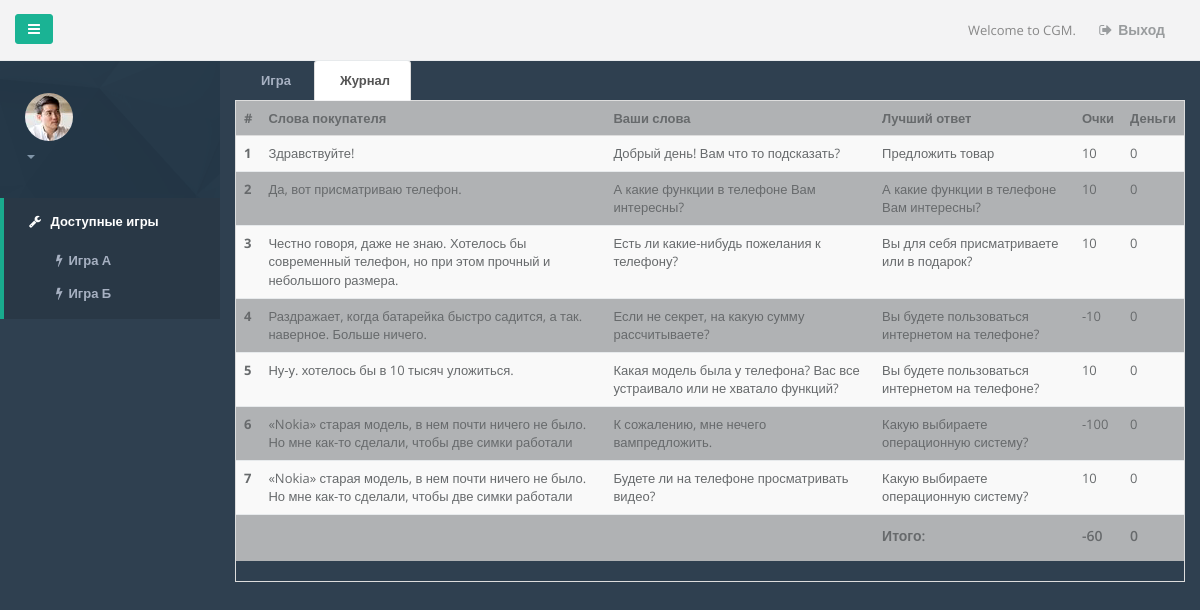
/tree/session/3ecc2ac6a6aed95c3a60f38fcf2649484fa6/, run on the app's committed database.
### tree/models.py (models this page shows, shortened)
class Answer(models.Model):
    text_answer = models.CharField(
        max_length=200, verbose_name=u'Текст ответа')
    depth = models.IntegerField(default=0)
    def __str__(self):
        return self.text_answer

class User_rezult(models.Model):
    user_output = models.ForeignKey(User)
    question_output = models.CharField(max_length=200)
    answer_output = models.ForeignKey(Answer,blank = True,null = True)
    type_quest = models.CharField(max_length=200)
    point = models.IntegerField(default=0)
    money = models.IntegerField(default=0)
    session_output = models.CharField(max_length=36)
    date_create = models.DateTimeField(auto_now=True)
    best_choise = models.CharField(max_length=150)
    def displaying(self):
        d = {}
        d["user_output"] = self.user_output
        d["question_output"] = self.question_output
        d["best_choise"] = self.best_choise
        d["answer_output"] = self.answer_output
        d["point"] = self.point
        d["money"] = self.money
        return d

### tree/views.py (the view)
# urls.py: url(r'^session/(?P<guid>.*)/$', game_history, name='game_history'),
def game_history(request, guid):
    context = {}
    context = for_game_history(request, guid, context)
    context = for_game(request, 1081, 0, context)
    context["active_game"] = ''
    context["active_jurnal"] = 'active'
    context["active_game_in"] = ''
    context["active_jurnal_in"] = 'active in'
    return render(request, 'tree/game_history_2.html', context)

### tree/templates/tree/game_history_2.html (shortened to what this page needs)
{% extends "gameplace.html" %}
{% block game_history %}
  <div>
    <table class="table table-striped table-bg">
      <thead>
        <tr>
          <th>#</th>
          <th>Слова покупателя</th>
          <th>Ваши слова</th>
          <th>Лучший ответ</th>
          <th>Очки</th>
          <th>Деньги</th>
        </tr>
      </thead>
      <tbody>
      {% for entry in history_entry %}
        <tr>
          <th scope="row">{{ forloop.counter }}</th>
          <td>{{ entry.answer_output }} </td>
          <td>{{ entry.question_output }} </td>
          <td>{{ entry.best_choise }} </td>
          <td>{{ entry.point }} </td>
          <td>{{ entry.money }} </td>
        </tr>
      {%endfor%}
      <tr>
          <td ><h4>Итого:</h4> </td>
          <td ><h4>{{ total_point }}</h4> </td>
          <td ><h4>{{ total_money }}</h4> </td>
        </tr>
      </tbody>
    </table>
  </div>
{% endblock %}

### templates/gameplace.html (shortened to what this page needs)
{% extends "base.html" %}
{% load staticfiles %}
{% block partleft %}
	{% include 'part_left.html' %}
{% endblock %}
{% block parttop %}
	{% include 'part_top.html' %}
{% endblock %}
{% block partmiddle %}
	<div role="tabpanel" data-example-id="togglable-tabs">
	    <ul id="myTab" class="nav nav-tabs" role="tablist">
	      	<li role="presentation" class="{{active_game }}"><a href="#home" id="home-tab" role="tab" data-toggle="tab" aria-controls="home" aria-expanded="true">Игра</a></li>
        	<li role="presentation" class="{{active_jurnal}}"><a href="#profile" role="tab" id="profile-tab" data-toggle="tab" aria-controls="profile" aria-expanded="false">Журнал</a></li>
	    </ul>
	    <div id="myTabContent" class="tab-content">
	      <div role="tabpanel" class="tab-pane fade {{ active_jurnal_in }}" id="profile" aria-labelledby="profile-tab">
	      {% block game_history %}{% endblock %}
	      </div>
	    </div>
	</div>
{% endblock %}

### templates/base.html (shortened to what this page needs)
<!DOCTYPE html PUBLIC "-//W3C//DTD XHTML 1.0 Strict//EN" "http://www.w3.org/TR/xhtml1/DTD/xhtml1-strict.dtd">
{% block html_declare %}
<html xmlns="http://www.w3.org/1999/xhtml">
{% endblock %}
	<head>
		{% load staticfiles %}
		<link href="{% static "css/bootstrap.css" %}" rel="stylesheet">
	    <link href="{% static "font-awesome/css/font-awesome.css" %}" rel="stylesheet">
		<link href="{% static "css/animate.css" %}" rel="stylesheet">
	    <link href="{% static "css/style.min.css" %}" rel="stylesheet">
	    <link href="{% static "css/project.css" %}" rel="stylesheet">
	</head>
	<body class="pace-done fixed-nav">
		<div id="wrapper">
			<nav class="navbar-default navbar-static-side" role="navigation">
		        <div class="sidebar-collapse">
					{% block partleft %}
					{% endblock %}
			    </div>
			</nav>
			<div id="page-wrapper">
				<div class="row ">
					<nav class="navbar navbar-fixed-top" role="navigation" style="margin-bottom: 0">
						<div class="navbar-header">
				            <a class="navbar-minimalize minimalize-styl-2 btn btn-primary " href="#"><i class="fa fa-bars"></i> </a>
				        </div>
						{% block parttop %}
						{% endblock %}
					</nav>
				</div>
				{% block partmiddle %}
				{% endblock %}
			</div>
		</div>
	</body>
</html>

### templates/part_left.html (shortened to what this page needs)
<ul class="nav" id="side-menu">
	<li class="nav-header">
		<div class="dropdown profile-element">
			<span><a href="index.html"><img alt="image" class="img-circle" src="/static/img/profile_small.jpg" /></a></span>
			<a data-toggle="dropdown" class="dropdown-toggle" href="#">
				<span class="clear">
					<span class="text-muted text-xs block">
						<b class="caret"></b>
					</span>
				</span>
			</a>
		</div>
	</li>
	<li class="active">
		<a href="index.html"><i class="fa fa-wrench"></i> <span class="nav-label">Доступные игры</span> </a>
		<ul class="nav nav-second-level">
			<li><a href="/tree"><i class="fa fa-flash"></i>Игра А</a></li>
			<li><a href="#"><i class="fa fa-flash"></i>Игра Б</a></li>
		</ul>
	</li>
</ul>

### templates/part_top.html
 <ul class="nav navbar-top-links navbar-right">
	<li>
		<span class="m-r-sm text-muted welcome-message">Welcome to CGM.</span>
	</li>
	<li>
		<a href="{% url 'cgm.auth.logout' %}"><i class="fa fa-sign-out"></i>Выход</a>
	</li>
</ul>

### static/css/project.css (style rules this page uses)
.table-bg { background-color: rgba(197, 197, 197, 0.86); margin-left: auto; margin-right: auto; }
td { text-align: left; }
.nav-tabs>li.active>a, .nav-tabs>li.active>a:focus, .nav-tabs>li.active>a:hover { -moz-border-bottom-colors: none; -moz-border-left-colors: none; -moz-border-right-colors: none; -moz-border-top-colors: none; background: 0 0; border-color: #ddd #ddd transparent; border-bottom: #f3f3f4; border-image: none; border-style: solid; border-width: 1px; background-color:#fff; cursor: default; }
#myTabContent { border-left: 1px solid #ddd; border-bottom: 1px solid #ddd; border-right: 1px solid #ddd; }

### data on the page
Answer: answer_output "Здравствуйте!", question_output "Добрый день! Вам что то подсказать?", best_choise "Предложить товар", point "10", money "0"
Answer: answer_output "Да, вот присматриваю телефон.", question_output "А какие функции в телефоне Вам интересны?", best_choise "А какие функции в телефоне Вам интересны?", point "10", money "0"
Answer: answer_output "Честно говоря, даже не знаю. Хотелось бы современный телефон, но при этом прочный и небольшого размера.", question_output "Есть ли какие-нибудь пожелания к телефону?", best_choise "Вы для себя присматриваете или в подарок?", point "10", money "0"
Answer: answer_output "Раздражает, когда батарейка быстро садится, а так. наверное. Больше ничего.", question_output "Если не секрет, на какую сумму рассчитываете?", best_choise "Вы будете пользоваться интернетом на телефоне?", point "-10", money "0"
Answer: answer_output "Ну-у. хотелось бы в 10 тысяч уложиться.", question_output "Какая модель была у телефона? Вас все устраивало или не хватало функций?", best_choise "Вы будете пользоваться интернетом на телефоне?", point "10", money "0"
Answer: answer_output "«Nokia» старая модель, в нем почти ничего не было. Но мне как-то сделали, чтобы две симки работали", question_output "К сожалению, мне нечего вампредложить.", best_choise "Какую выбираете операционную систему?", point "-100", money "0", question_output "Будете ли на телефоне просматривать видео?", point "10"

### other printed values
{{ total_point }} "-60"
{{ total_money }} "0"
